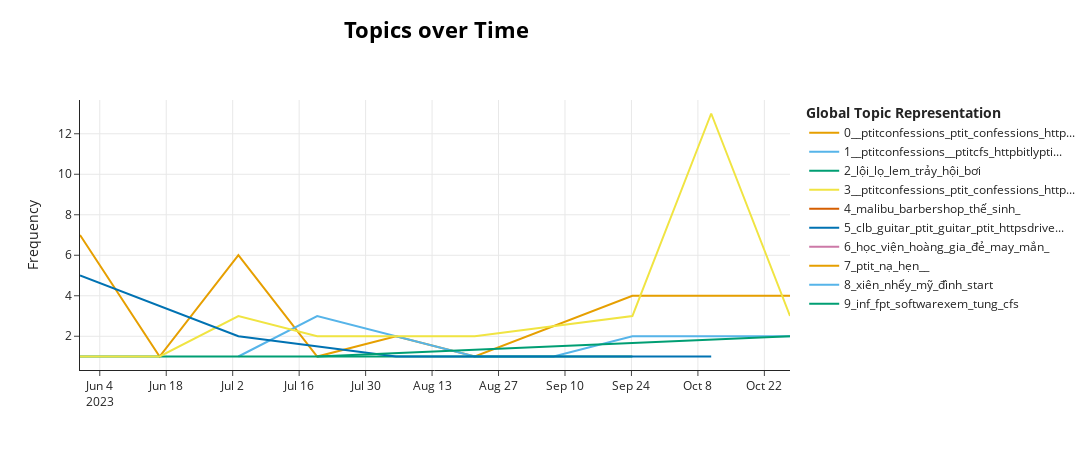

Notebook source saved alongside this figure:
### Code cell
topic_model.visualize_topics_over_time(topics_over_time)

### Figure 1 — Plotly figure (JSON) as saved in the notebook; plotly's stock layout.template omitted (floating-point values rounded to 4 significant figures)
{"data": [{"hoverinfo": "text", "hovertext": ["<b>Topic 0</b><br>Words: _ptitconfessions, httpbitlyptitcfshn, ptit_confessions, ptitcfshanoi, _ptitcfs", "<b>Topic 0</b><br>Words: ptit_confessions, httpbitlyptitcfshn, _ptitconfessions, _congdongptit, _ptitcfs", "<b>Topic 0</b><br>Words: _ptitconfessions, httpbitlyptitcfshn, ptit_confessions, _ptitcfs, ptitcfshanoi", "<b>Topic 0</b><br>Words: _ptitconfessions, ptit_confessions, httpbitlyptitcfshn, _ptitcfs, _congdongptit", "<b>Topic 0</b><br>Words: _ptitconfessions, httpbitlyptitcfshn, ptit_confessions, _ptitcfs, ptitcfshanoi", "<b>Topic 0</b><br>Words: _ptitconfessions, httpbitlyptitcfshn, ptit_confessions, _ptitmaidinh, ptitmaidinh", "<b>Topic 0</b><br>Words: httpbitlyptitcfshn, _ptitconfessions, ptit_confessions, _ptitcfs, _ptitmaidinh", "<b>Topic 0</b><br>Words: httpbitlyptitcfshn, _ptitconfessions, ptit_confessions, _ptitcfs, ptitmaidinh", "<b>Topic 0</b><br>Words: httpbitlyptitcfshn, _ptitconfessions, ptit_confessions, _ptitcfs, _ptitmaidinh"], "marker": {"color": "#E69F00"}, "mode": "lines", "name": "0__ptitconfessions_ptit_confessions_http...", "type": "scatter", "x": ["2023-05-30T20:00:57.600000", "2023-06-16T14:24:00", "2023-07-03T04:48:00", "2023-07-19T19:12:00", "2023-08-05T09:36:00", "2023-08-22T00:00:00", "2023-09-24T04:48:00", "2023-10-10T19:12:00", "2023-10-27T09:36:00"], "y": [7, 1, 6, 1, 2, 1, 4, 4, 4]}, {"hoverinfo": "text", "hovertext": ["<b>Topic 1</b><br>Words: httpbitlyptitcfshn, _ptitconfessions, confess, ptitmaidinh, _ptitmaidinh", "<b>Topic 1</b><br>Words: _ptitconfessions, httpbitlyptitcfshn, _ptitcfs, ptitcfshanoi, _ptitcogivui", "<b>Topic 1</b><br>Words: _ptitconfessions, httpbitlyptitcfshn, _ptitcfs, ptitcfshanoi, _ptitcogivui", "<b>Topic 1</b><br>Words: _ptitconfessions, httpbitlyptitcfshn, ptitcfshanoi, _ptitcfs, ptitmaidinh", "<b>Topic 1</b><br>Words: httpbitlyptitcfshn, _ptitconfessions, _ptitcfs, ptitcfshanoi, ptitmaidinh", "<b>Topic 1</b><br>Words: _ptitconfessions, httpbitlyptitcfshn, _ptitcfs, ptitcfshanoi, _ptitcogivui", "<b>Topic 1</b><br>Words: _ptitconfessions, _ptitcfs, ptitcfshanoi, cfs_trường_ptit, httpbitlyptitcfshn"], "marker": {"color": "#56B4E9"}, "mode": "lines", "name": "1__ptitconfessions__ptitcfs_httpbitlypti...", "type": "scatter", "x": ["2023-07-03T04:48:00", "2023-07-19T19:12:00", "2023-08-22T00:00:00", "2023-09-07T14:24:00", "2023-09-24T04:48:00", "2023-10-10T19:12:00", "2023-10-27T09:36:00"], "y": [1, 3, 1, 1, 2, 2, 2]}, {"hoverinfo": "text", "hovertext": ["<b>Topic 2</b><br>Words: bơi, lội, ptit, khai_mạc, trảy_hội", "<b>Topic 2</b><br>Words: lọ_lem, giày, đánh_rơi, trảy_hội, lội"], "marker": {"color": "#009E73"}, "mode": "lines", "name": "2_lội_lọ_lem_trảy_hội_bơi", "type": "scatter", "x": ["2023-05-30T20:00:57.600000", "2023-09-24T04:48:00"], "y": [1, 1]}, {"hoverinfo": "text", "hovertext": ["<b>Topic 3</b><br>Words: httpbitlyptitcfshn, ptit_confessions, _ptitconfessions, _ptitcfs, ptitcfshanoi", "<b>Topic 3</b><br>Words: httpbitlyptitcfshn, ptit_confessions, _ptitconfessions, _ptitcfs, _ptitcogivui", "<b>Topic 3</b><br>Words: _ptitconfessions, ptit_confessions, httpbitlyptitcfshn, _ptitcfs, ptitcfshanoi", "<b>Topic 3</b><br>Words: ptit_confessions, _ptitconfessions, httpbitlyptitcfshn, _ptitcfs, ptitcfshanoi", "<b>Topic 3</b><br>Words: _ptitconfessions, ptit_confessions, httpbitlyptitcfshn, ptitcfshanoi, _ptitcfs", "<b>Topic 3</b><br>Words: httpbitlyptitcfshn, _ptitconfessions, ptit_confessions, ptitcfshanoi, _ptitcfs", "<b>Topic 3</b><br>Words: _ptitconfessions, httpbitlyptitcfshn, ptit_confessions, _ptitcfs, _ptitcogivui", "<b>Topic 3</b><br>Words: _ptitconfessions, ptit_confessions, httpbitlyptitcfshn, _ptitcfs, ptitcfshanoi"], "marker": {"color": "#F0E442"}, "mode": "lines", "name": "3__ptitconfessions_ptit_confessions_http...", "type": "scatter", "x": ["2023-05-30T20:00:57.600000", "2023-06-16T14:24:00", "2023-07-03T04:48:00", "2023-07-19T19:12:00", "2023-08-22T00:00:00", "2023-09-24T04:48:00", "2023-10-10T19:12:00", "2023-10-27T09:36:00"], "y": [1, 1, 3, 2, 2, 3, 13, 3]}, {"hoverinfo": "text", "hovertext": ["<b>Topic 4</b><br>Words: malibu, barbershop, thế_sinh, , "], "marker": {"color": "#D55E00"}, "mode": "lines", "name": "4_malibu_barbershop_thế_sinh_", "type": "scatter", "x": ["2023-10-27T09:36:00"], "y": [2]}, {"hoverinfo": "text", "hovertext": ["<b>Topic 5</b><br>Words: ptit_confessions, guitar_ptit, clb_guitar_ptit, ptit_guitar_club, thông_báo", "<b>Topic 5</b><br>Words: học_viện_công_nghệ_bưu_chính_viễn_thông, học_viện_p, _laodongvn, _ptitcogivui, congdongptit", "<b>Topic 5</b><br>Words: httpsdrivegooglecomfiledpnrtnlnahilbxejgurhmyqfwwsviewuspsharing, lớp, zalo_thui, _pgc, đăng_ký", "<b>Topic 5</b><br>Words: kính_cận, miễn_phí, kính, _nguyễn_trãi, free"], "marker": {"color": "#0072B2"}, "mode": "lines", "name": "5_clb_guitar_ptit_guitar_ptit_httpsdrive...", "type": "scatter", "x": ["2023-05-30T20:00:57.600000", "2023-07-03T04:48:00", "2023-08-05T09:36:00", "2023-10-10T19:12:00"], "y": [5, 2, 1, 1]}, {"hoverinfo": "text", "hovertext": ["<b>Topic 6</b><br>Words: học_viện_hoàng_gia, đẻ, may_mắn, , "], "marker": {"color": "#CC79A7"}, "mode": "lines", "name": "6_học_viện_hoàng_gia_đẻ_may_mắn_", "type": "scatter", "x": ["2023-09-24T04:48:00"], "y": [1]}, {"hoverinfo": "text", "hovertext": ["<b>Topic 7</b><br>Words: ptit_nạ, hẹn, , , "], "marker": {"color": "#E69F00"}, "mode": "lines", "name": "7_ptit_nạ_hẹn__", "type": "scatter", "x": ["2023-06-16T14:24:00"], "y": [1]}, {"hoverinfo": "text", "hovertext": ["<b>Topic 8</b><br>Words: xiên, nhểy, mỹ_đình, start, lập"], "marker": {"color": "#56B4E9"}, "mode": "lines", "name": "8_xiên_nhểy_mỹ_đình_start", "type": "scatter", "x": ["2023-06-16T14:24:00"], "y": [1]}, {"hoverinfo": "text", "hovertext": ["<b>Topic 9</b><br>Words: fpt_softwarexem, chửi, tung, confessions, ptiters", "<b>Topic 9</b><br>Words: itfest, inf, fest, cfs, _cfs"], "marker": {"color": "#009E73"}, "mode": "lines", "name": "9_inf_fpt_softwarexem_tung_cfs", "type": "scatter", "x": ["2023-07-19T19:12:00", "2023-10-27T09:36:00"], "y": [1, 2]}], "layout": {"height": 450, "hoverlabel": {"bgcolor": "white", "font": {"family": "Rockwell", "size": 16}}, "legend": {"title": {"text": "<b>Global Topic Representation"}}, "title": {"font": {"color": "Black", "size": 22}, "text": "<b>Topics over Time</b>", "x": 0.4, "xanchor": "center", "y": 0.95, "yanchor": "top"}, "width": 1250, "xaxis": {"showgrid": true}, "yaxis": {"showgrid": true, "title": {"text": "Frequency"}}}}
